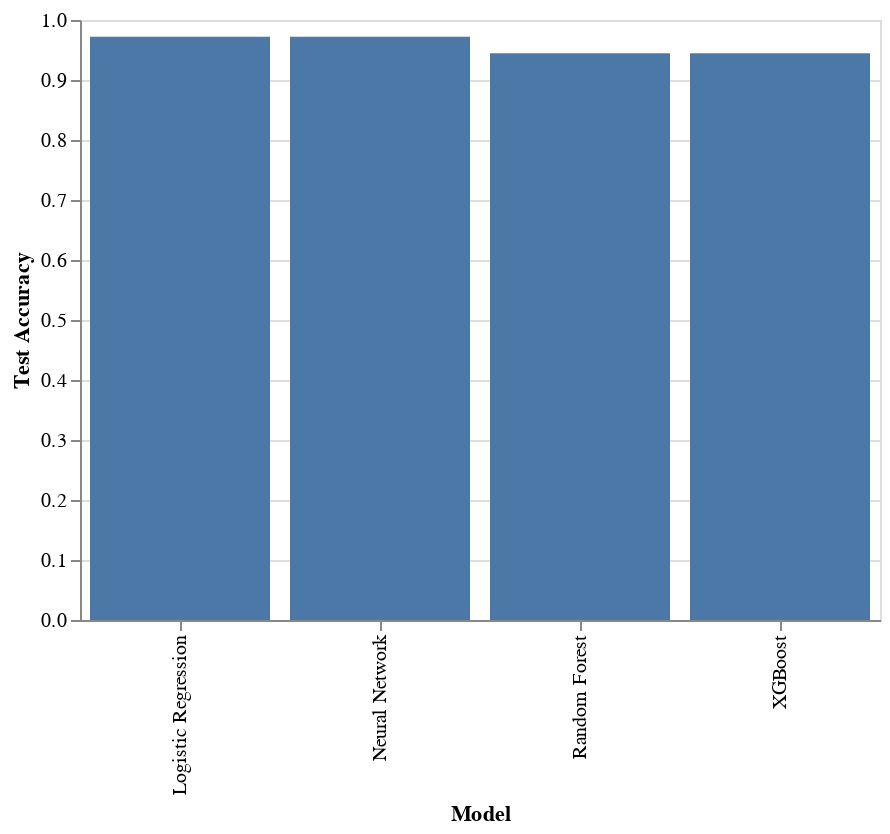

This figure's notebook cell:
### Markdown cell above
**What to look for:**
- **Loss decreasing**: Model is learning
- **Validation loss tracking training loss**: No overfitting
- **Gap between train/val**: If validation loss increases while training decreases, you're overfitting

## Part 8: Compare with Traditional ML

Let's see how deep learning compares to traditional ML methods on this dataset.

### Code cell
from sklearn.linear_model import LogisticRegression
from sklearn.ensemble import RandomForestClassifier
import xgboost as xgb

# Logistic Regression
lr = LogisticRegression(max_iter=1000, random_state=42)
lr.fit(X_train_scaled, y_train)
lr_pred = lr.predict(X_test_scaled)
lr_acc = accuracy_score(y_test, lr_pred)

# Random Forest
rf = RandomForestClassifier(n_estimators=100, random_state=42, n_jobs=-1)
rf.fit(X_train_scaled, y_train)
rf_pred = rf.predict(X_test_scaled)
rf_acc = accuracy_score(y_test, rf_pred)

# XGBoost
xgb_clf = xgb.XGBClassifier(n_estimators=100, random_state=42, n_jobs=-1)
xgb_clf.fit(X_train_scaled, y_train)
xgb_pred = xgb_clf.predict(X_test_scaled)
xgb_acc = accuracy_score(y_test, xgb_pred)

# Compare
comparison = pd.DataFrame({
    'Model': ['Logistic Regression', 'Random Forest', 'XGBoost', 'Neural Network'],
    'Accuracy': [lr_acc, rf_acc, xgb_acc, test_accuracy]
})

print("=== Model Comparison ===")
print(comparison.to_string(index=False))

# Visualize
alt.Chart(comparison).mark_bar().encode(
    x=alt.X('Model:N', title='Model', sort='-y'),
    y=alt.Y('Accuracy:Q', title='Test Accuracy', scale=alt.Scale(domain=[0, 1]))
).properties(
    width=400,
    height=300
)

### Figure 1 — Vega-Lite specification as saved in the notebook (floating-point values rounded to 4 significant figures)
{"config": {"view": {"continuousWidth": 300, "continuousHeight": 300}}, "data": {"name": "data-dae59da94de6ae15f32ad09ee7f610f1"}, "mark": {"type": "bar"}, "encoding": {"x": {"field": "Model", "sort": "-y", "title": "Model", "type": "nominal"}, "y": {"field": "Accuracy", "scale": {"domain": [0, 1]}, "title": "Test Accuracy", "type": "quantitative"}}, "height": 300, "width": 400, "$schema": "https://vega.github.io/schema/vega-lite/v6.1.0.json", "datasets": {"data-dae59da94de6ae15f32ad09ee7f610f1": [{"Model": "Logistic Regression", "Accuracy": 0.9722}, {"Model": "Random Forest", "Accuracy": 0.9444}, {"Model": "XGBoost", "Accuracy": 0.9444}, {"Model": "Neural Network", "Accuracy": 0.9722}]}}
